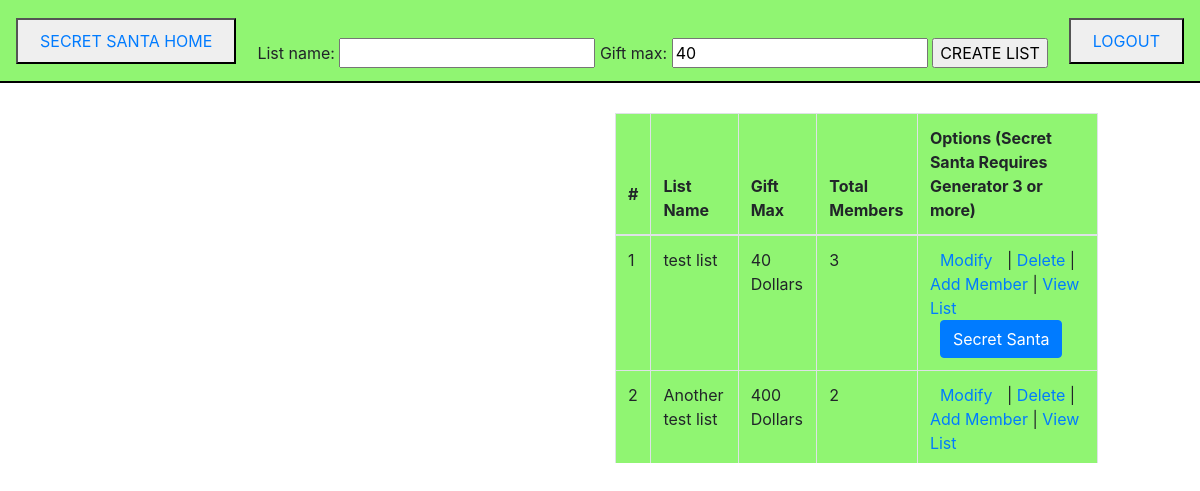
The page /secret_santa/ (signed in) on the database as committed earlier.
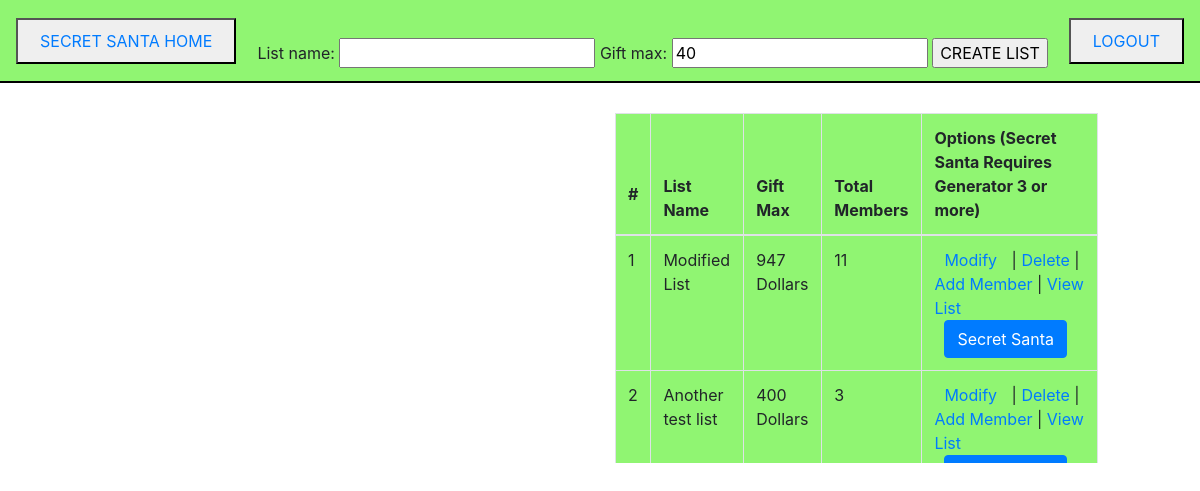
The same page on the database as committed later.
### secret_santa/models.py (models this page shows, shortened)
class List(BaseModel):
    list_name = models.CharField(max_length=255, default='update name',  validators=[ MinLengthValidator(6)])
    creator = models.ForeignKey(User, on_delete=models.CASCADE)
    gift_max = models.IntegerField( default=40, validators=[ MinValueValidator(0), MaxValueValidator(1000)])

### secret_santa/views.py (the view, shortened to what this page needs)
# urls.py: path('', HomeView.as_view(), name='santa_home'),
class HomeView(View):
    def get(self, request):
        today = datetime.date.today()
        current_day = today.strftime('%A, %x')
        xmas = datetime.date(2017, 12, 25)
        form = ListForm()
        user = User.objects.get(username=str(request.user.username))
        context = {
        'today': current_day,
        'xmas':xmas,
        "form": form,
        "user": user
        }
        return render(request, "secret_santa/main.html", context)

### secret_santa/forms.py
class ListForm(forms.Form):
    list_name = forms.CharField( max_length=255, min_length=6)
    gift_max= forms.IntegerField(validators = [MaxValueValidator(1000), MinValueValidator(0)], widget = forms.NumberInput(attrs={'value': '40'}))

### secret_santa/templates/secret_santa/main.html (shortened to what this page needs)
{% extends 'santa_layout.html' %}
{% load static %}
{% block body %}
    <section >
        {% if user.list_set.all.count > 0 %}
        <div class="row" id="mt">
            <div class="col-sm-6"> </div>
            <div class='col-sm-5' id="small_box" >
                <table id="green" class="table table-hover table-bordered">
                <thead >
                    <tr>
                        <th> <p>#</p></th>
                        <th id="test">List Name</th>
                        <th>Gift Max</th>
                        <th>Total Members</th>
                        <th>Options (Secret Santa Requires Generator 3 or more)</th>
                    </tr>
                </thead>
                <tbody>
                    {% for list in user.list_set.all %}
                    <tr>
                        <td> {{ forloop.counter }} </td>
                        <td> {{ list.list_name }}</td>
                        <td> {{ list.gift_max}} Dollars</td>
                        <td>  {{ list.member_set.all.count }}</td>
                        <td>
                            <a  id="margin_rl" href="{% url 'secret_santa:update_list' list.id %}">Modify </a> |
                            <a href="{% url 'secret_santa:delete_list' list.id %}">Delete</a> |
                            <a href="{% url 'secret_santa:add_member' list.id %}"> Add Member </a> |
                            {% if list.member_set.all.count > 0%}
                                <a href="{% url 'secret_santa:list_detail' list.id %}"> View List</a>
                            {% endif %}
                            {% if list.member_set.all.count > 2 %}
                                <a href="{% url 'secret_santa:gift_pairs' list.id %}">
                                    <button id="margin_rl" class="btn btn-primary">Secret Santa </button>
                                </a>
                            {% endif %}
                        </td>
                    </tr>
                    {% endfor %}
                </tbody>
            </table>
            </div>
            <div class="col-sm-1"> </div>
        {% endif %}
    </section>
{% endblock %}

Rows that differ between the two databases and show on the page:
changed List: list_name "test list" → "Modified List"; gift_max "40" → "947"; member_set.all.count "3" → "11"
computed for List "Another test list": member_set.all.count "2" → "3"
